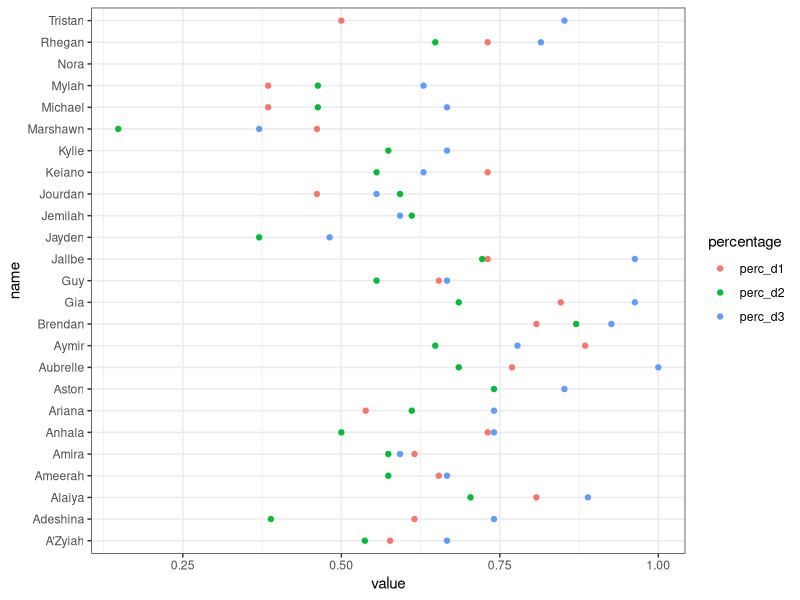
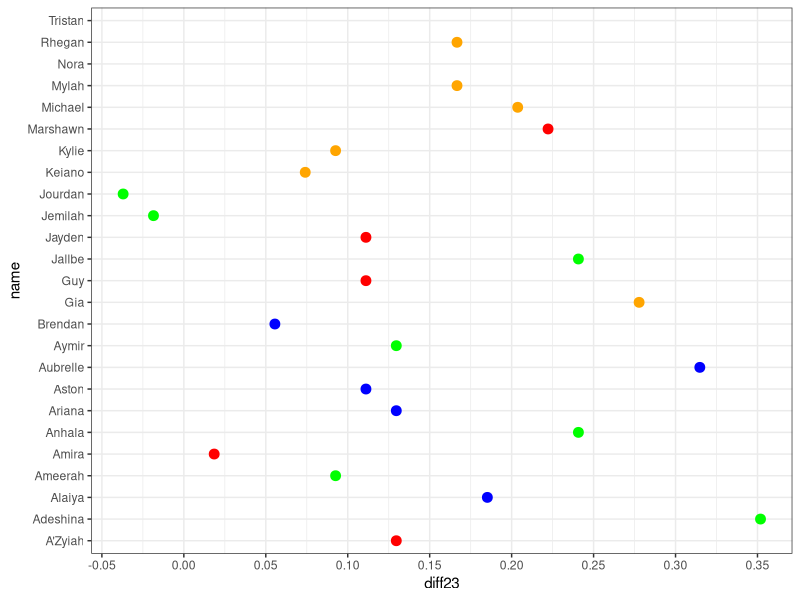
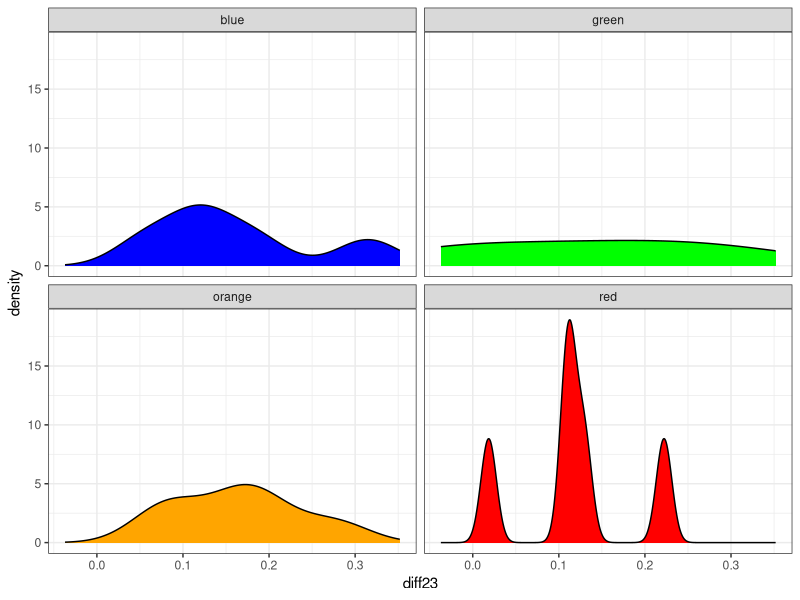
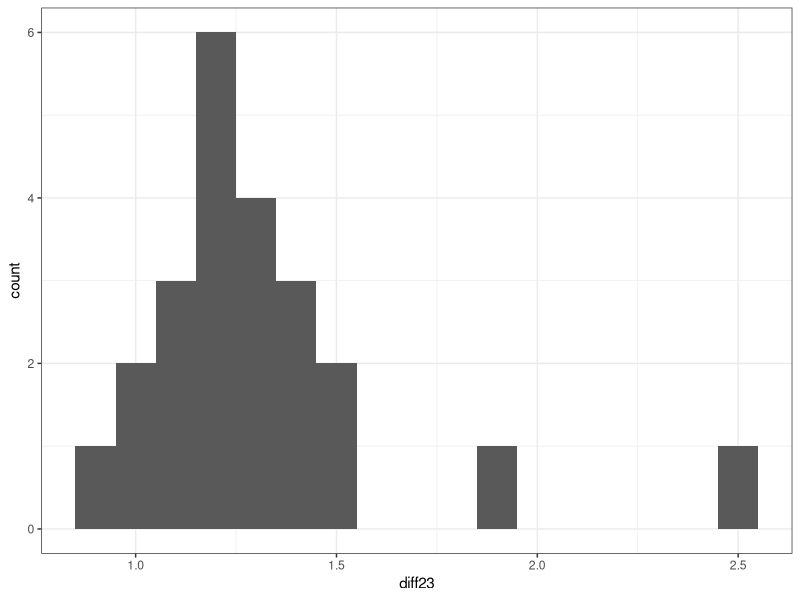

Here is the R script that generated these plots, in order:
## ---- chunk 1
library(tidyverse)
## ---- chunk 2
# name <- 
#   c("Adeshina", "Brendan", "Jayden", "Kylie", "Nora", "Gia", "Aston", 
#     "Marshawn", "Jemilah", "Guy", "Alaiya", "Aymir", "Jourdan", "Anhala", 
#     "Ameerah", "Michael", "Jallbe", "A’Zyiah", "Amira", "Keiano", "Mylah", 
#     "Tristan", "Rhegan", "Ariana", "Aubrelle")
# 
# sex <-
#   c("M", "M", "M", "F", "F", "F", "M", 
#     "M", "F", "M", "F", "M", "F", "F", 
#     "F", "M", "M", "F", "F", "M", "F", 
#     "M", "F", "F", "F")
# 
# domain1assessment <-
#   c(16, 21, NA, NA, NA, 22, NA, 
#     12, NA, 17, 21, 23, 12, 19, 
#     17, 10, 19, 15, 16, 19, 10, 
#     13, 19, 14, 20)
# 
# domain2assessment <-
#   c(10.5, 23.5, 10, 15.5, NA, 18.5, 20, 
#     4, 16.5, 15, 19, 17.5, 16, 13.5, 
#     15.5, 12.5, 19.5, 14.5, 15.5, 15, 12.5, 
#     NA, 17.5, 16.5, 18.5)
# 
# d <- tibble(name = name,
#             sex = sex,
#             domain1assessment = domain1assessment,
#             domain2assessment = domain2assessment)
# 
# excel <- write.csv(d, "d.csv")
## ---- chunk 3
d <- read.csv("d.csv")

d <- d |>
  mutate(perc_d1 = domain1assessment/26,
         perc_d2 = domain2assessment/27,
         perc_d3 = domain3assessment/27)

d_long_scores <- d |>
  pivot_longer(cols = starts_with("domain"),
               names_to = "score")

d_long_perc <- d |>
  pivot_longer(cols = starts_with("perc"),
               names_to = "percentage")


## ---- chunk 4
d_long_perc |>
  ggplot(aes(y = name, x = value, color = percentage)) +
  geom_point() +
  theme_bw()
## ---- chunk 5
d_plot <- d |>
  mutate(diff23 = perc_d3 - perc_d2) |>
  arrange(name, by = reading_group)

d_plot |>
  ggplot(aes(x = diff23, y = name, color = reading_group)) +
  geom_point(size = 3) +
  scale_x_continuous(breaks = seq(-0.2, 0.4, 0.05)) +
  scale_color_identity() +
  theme_bw()
## ---- chunk 6
d_plot |>
  ggplot(aes(x = diff23, fill = reading_group)) +
  geom_density() +
  facet_wrap(~ reading_group) +
  scale_fill_identity() +
  theme_bw()
## ---- chunk 7
d |>
  mutate(diff23 = perc_d3 / perc_d2) |>
  ggplot(aes(x = diff23)) +
           geom_histogram(binwidth = 0.1) +
           theme_bw()
